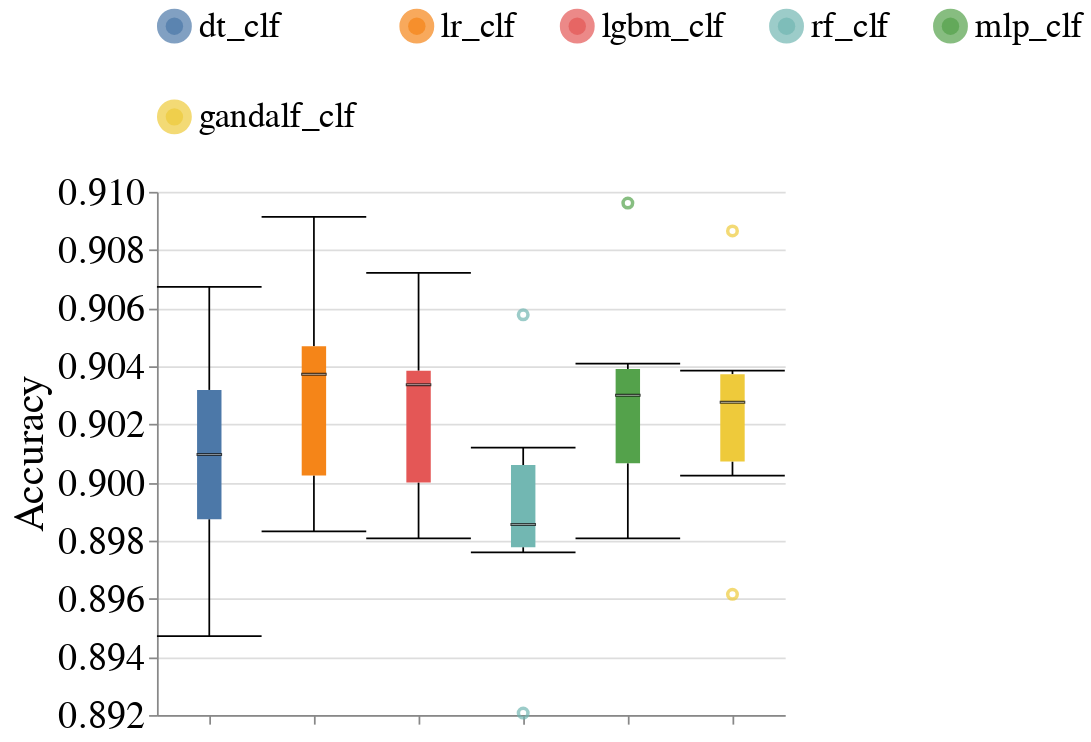

Here is the notebook cell this chart was saved with:
### Markdown cell above
### Overall Metrics

### Code cell
create_box_plots_for_diff_baseline_models(dataset_name=DATASET_NAME,
                                          metric_name='Accuracy',
                                          db_client=db_client)

### Figure 1 — Vega-Lite specification as saved in the notebook (floating-point values rounded to 4 significant figures)
{"config": {"view": {"continuousWidth": 400, "continuousHeight": 300, "stroke": null}, "axis": {"labelFontSize": 22, "labelFontWeight": "normal", "titleFontSize": 24, "titleFontWeight": "normal"}, "facet": {"spacing": 10}, "header": {"labelFontSize": 20, "labelOrient": "bottom", "labelPadding": 5, "titleFontSize": 20}, "legend": {"columns": 5, "direction": "horizontal", "labelFontSize": 20, "labelLimit": 400, "orient": "top", "symbolStrokeWidth": 10, "titleAnchor": "middle", "titleFontSize": 22, "titleLimit": 300}, "title": {"fontSize": 20}}, "data": {"name": "data-d78b0ae88b304f8f55f5c7689fdd8a07"}, "mark": {"type": "boxplot", "median": {"stroke": "black", "strokeWidth": 0.7}, "ticks": true}, "encoding": {"color": {"field": "Model_Name", "sort": ["dt_clf", "lr_clf", "lgbm_clf", "rf_clf", "mlp_clf"], "title": null, "type": "nominal"}, "x": {"axis": {"labels": false}, "field": "Model_Name", "sort": ["dt_clf", "lr_clf", "lgbm_clf", "rf_clf", "mlp_clf"], "title": null, "type": "nominal"}, "y": {"field": "Metric_Value", "scale": {"zero": false}, "title": "Accuracy", "type": "quantitative"}}, "width": 360, "$schema": "https://vega.github.io/schema/vega-lite/v4.17.0.json", "datasets": {"data-d78b0ae88b304f8f55f5c7689fdd8a07": [{"Dataset_Name": "law_school", "Null_Imputer_Name": "baseline", "Virny_Random_State": 100, "Model_Name": "dt_clf", "Subgroup": "overall", "Metric": "Accuracy", "Metric_Value": 0.8993}, {"Dataset_Name": "law_school", "Null_Imputer_Name": "baseline", "Virny_Random_State": 100, "Model_Name": "lr_clf", "Subgroup": "overall", "Metric": "Accuracy", "Metric_Value": 0.8993}, {"Dataset_Name": "law_school", "Null_Imputer_Name": "baseline", "Virny_Random_State": 200, "Model_Name": "dt_clf", "Subgroup": "overall", "Metric": "Accuracy", "Metric_Value": 0.9067}, {"Dataset_Name": "law_school", "Null_Imputer_Name": "baseline", "Virny_Random_State": 200, "Model_Name": "lr_clf", "Subgroup": "overall", "Metric": "Accuracy", "Metric_Value": 0.9091}, {"Dataset_Name": "law_school", "Null_Imputer_Name": "baseline", "Virny_Random_State": 300, "Model_Name": "dt_clf", "Subgroup": "overall", "Metric": "Accuracy", "Metric_Value": 0.9034}, {"Dataset_Name": "law_school", "Null_Imputer_Name": "baseline", "Virny_Random_State": 400, "Model_Name": "dt_clf", "Subgroup": "overall", "Metric": "Accuracy", "Metric_Value": 0.8947}, {"Dataset_Name": "law_school", "Null_Imputer_Name": "baseline", "Virny_Random_State": 300, "Model_Name": "lr_clf", "Subgroup": "overall", "Metric": "Accuracy", "Metric_Value": 0.9048}, {"Dataset_Name": "law_school", "Null_Imputer_Name": "baseline", "Virny_Random_State": 500, "Model_Name": "dt_clf", "Subgroup": "overall", "Metric": "Accuracy", "Metric_Value": 0.8986}, {"Dataset_Name": "law_school", "Null_Imputer_Name": "baseline", "Virny_Random_State": 400, "Model_Name": "lr_clf", "Subgroup": "overall", "Metric": "Accuracy", "Metric_Value": 0.8983}, {"Dataset_Name": "law_school", "Null_Imputer_Name": "baseline", "Virny_Random_State": 600, "Model_Name": "dt_clf", "Subgroup": "overall", "Metric": "Accuracy", "Metric_Value": 0.9026}, {"Dataset_Name": "law_school", "Null_Imputer_Name": "baseline", "Virny_Random_State": 500, "Model_Name": "lr_clf", "Subgroup": "overall", "Metric": "Accuracy", "Metric_Value": 0.9043}, {"Dataset_Name": "law_school", "Null_Imputer_Name": "baseline", "Virny_Random_State": 600, "Model_Name": "lr_clf", "Subgroup": "overall", "Metric": "Accuracy", "Metric_Value": 0.9031}, {"Dataset_Name": "law_school", "Null_Imputer_Name": "baseline", "Virny_Random_State": 100, "Model_Name": "rf_clf", "Subgroup": "overall", "Metric": "Accuracy", "Metric_Value": 0.8988}, {"Dataset_Name": "law_school", "Null_Imputer_Name": "baseline", "Virny_Random_State": 100, "Model_Name": "mlp_clf", "Subgroup": "overall", "Metric": "Accuracy", "Metric_Value": 0.9}, {"Dataset_Name": "law_school", "Null_Imputer_Name": "baseline", "Virny_Random_State": 200, "Model_Name": "rf_clf", "Subgroup": "overall", "Metric": "Accuracy", "Metric_Value": 0.9058}, {"Dataset_Name": "law_school", "Null_Imputer_Name": "baseline", "Virny_Random_State": 300, "Model_Name": "rf_clf", "Subgroup": "overall", "Metric": "Accuracy", "Metric_Value": 0.9012}, {"Dataset_Name": "law_school", "Null_Imputer_Name": "baseline", "Virny_Random_State": 100, "Model_Name": "lgbm_clf", "Subgroup": "overall", "Metric": "Accuracy", "Metric_Value": 0.899}, {"Dataset_Name": "law_school", "Null_Imputer_Name": "baseline", "Virny_Random_State": 200, "Model_Name": "mlp_clf", "Subgroup": "overall", "Metric": "Accuracy", "Metric_Value": 0.9096}, {"Dataset_Name": "law_school", "Null_Imputer_Name": "baseline", "Virny_Random_State": 400, "Model_Name": "rf_clf", "Subgroup": "overall", "Metric": "Accuracy", "Metric_Value": 0.8921}, {"Dataset_Name": "law_school", "Null_Imputer_Name": "baseline", "Virny_Random_State": 300, "Model_Name": "mlp_clf", "Subgroup": "overall", "Metric": "Accuracy", "Metric_Value": 0.9034}, {"Dataset_Name": "law_school", "Null_Imputer_Name": "baseline", "Virny_Random_State": 500, "Model_Name": "rf_clf", "Subgroup": "overall", "Metric": "Accuracy", "Metric_Value": 0.8976}, {"Dataset_Name": "law_school", "Null_Imputer_Name": "baseline", "Virny_Random_State": 200, "Model_Name": "lgbm_clf", "Subgroup": "overall", "Metric": "Accuracy", "Metric_Value": 0.9072}, {"Dataset_Name": "law_school", "Null_Imputer_Name": "baseline", "Virny_Random_State": 600, "Model_Name": "rf_clf", "Subgroup": "overall", "Metric": "Accuracy", "Metric_Value": 0.8983}, {"Dataset_Name": "law_school", "Null_Imputer_Name": "baseline", "Virny_Random_State": 400, "Model_Name": "mlp_clf", "Subgroup": "overall", "Metric": "Accuracy", "Metric_Value": 0.8981}, {"Dataset_Name": "law_school", "Null_Imputer_Name": "baseline", "Virny_Random_State": 300, "Model_Name": "lgbm_clf", "Subgroup": "overall", "Metric": "Accuracy", "Metric_Value": 0.9029}, {"Dataset_Name": "law_school", "Null_Imputer_Name": "baseline", "Virny_Random_State": 500, "Model_Name": "mlp_clf", "Subgroup": "overall", "Metric": "Accuracy", "Metric_Value": 0.9026}, {"Dataset_Name": "law_school", "Null_Imputer_Name": "baseline", "Virny_Random_State": 400, "Model_Name": "lgbm_clf", "Subgroup": "overall", "Metric": "Accuracy", "Metric_Value": 0.8981}, {"Dataset_Name": "law_school", "Null_Imputer_Name": "baseline", "Virny_Random_State": 600, "Model_Name": "mlp_clf", "Subgroup": "overall", "Metric": "Accuracy", "Metric_Value": 0.9041}, {"Dataset_Name": "law_school", "Null_Imputer_Name": "baseline", "Virny_Random_State": 500, "Model_Name": "lgbm_clf", "Subgroup": "overall", "Metric": "Accuracy", "Metric_Value": 0.9038}, {"Dataset_Name": "law_school", "Null_Imputer_Name": "baseline", "Virny_Random_State": 600, "Model_Name": "lgbm_clf", "Subgroup": "overall", "Metric": "Accuracy", "Metric_Value": 0.9038}, {"Dataset_Name": "law_school", "Null_Imputer_Name": "baseline", "Virny_Random_State": 100, "Model_Name": "gandalf_clf", "Subgroup": "overall", "Metric": "Accuracy", "Metric_Value": 0.9002}, {"Dataset_Name": "law_school", "Null_Imputer_Name": "baseline", "Virny_Random_State": 300, "Model_Name": "gandalf_clf", "Subgroup": "overall", "Metric": "Accuracy", "Metric_Value": 0.9034}, {"Dataset_Name": "law_school", "Null_Imputer_Name": "baseline", "Virny_Random_State": 500, "Model_Name": "gandalf_clf", "Subgroup": "overall", "Metric": "Accuracy", "Metric_Value": 0.9022}, {"Dataset_Name": "law_school", "Null_Imputer_Name": "baseline", "Virny_Random_State": 200, "Model_Name": "gandalf_clf", "Subgroup": "overall", "Metric": "Accuracy", "Metric_Value": 0.9087}, {"Dataset_Name": "law_school", "Null_Imputer_Name": "baseline", "Virny_Random_State": 400, "Model_Name": "gandalf_clf", "Subgroup": "overall", "Metric": "Accuracy", "Metric_Value": 0.8962}, {"Dataset_Name": "law_school", "Null_Imputer_Name": "baseline", "Virny_Random_State": 600, "Model_Name": "gandalf_clf", "Subgroup": "overall", "Metric": "Accuracy", "Metric_Value": 0.9038}]}}
